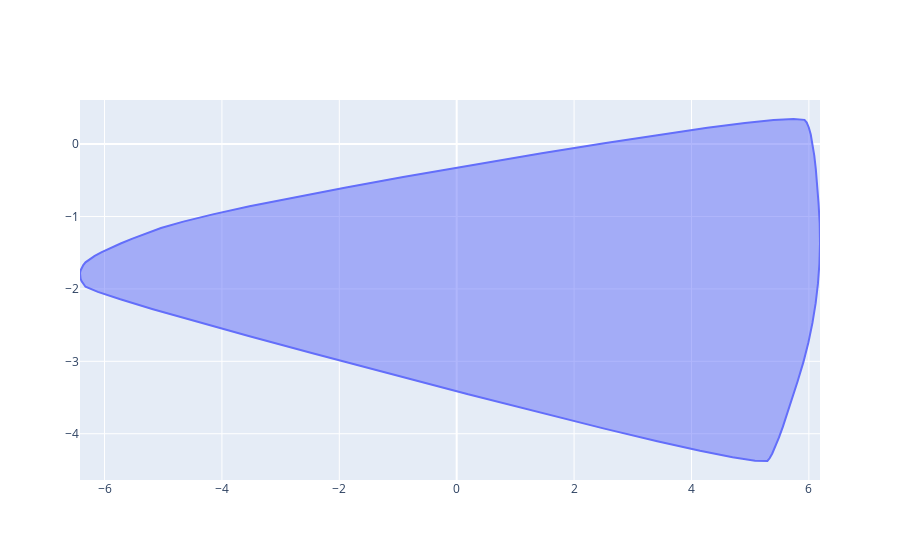

Notebook cell for this chart:
### Code cell
#smooth
smooth_poly = np.array(smooth_poly_Chaikins_corner_cutting_iter(list(zip(x, y)), 3))
fig = go.Figure(go.Scatter(x=smooth_poly[:, 0], y=smooth_poly[:, 1], fill="toself"))
fig.show()
